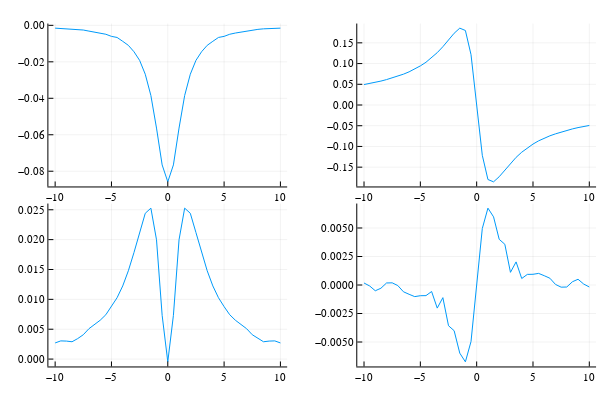

The notebook cell saved with this chart:
### Code cell
plot1=Plots.plot(detunings,obs1)
plot2=Plots.plot(detunings,obs2)
plot3=Plots.plot(detunings,obs3)
plot4=Plots.plot(detunings,obs4)
Plots.plot(plot1, plot2, plot3, plot4, layout = (2, 2), legend = false)

### Figure 1 — Plotly figure (JSON) as saved in the notebook; plotly's stock layout.template omitted (floating-point values rounded to 4 significant figures)
{"data": [{"colorbar": {"title": ""}, "legendgroup": "y1", "line": {"color": "rgba(0, 154, 250, 1.000)", "dash": "solid", "shape": "linear", "width": 1}, "mode": "lines", "name": "y1", "showlegend": true, "type": "scatter", "x": [-10, -9.5, -9, -8.5, -8, -7.5, -7, -6.5, -6, -5.5, -5, -4.5, -4, -3.5, -3, -2.5, -2, -1.5, -1, -0.5, 0, 0.5, 1, 1.5, 2, 2.5, 3, 3.5, 4, 4.5, 5, 5.5, 6, 6.5, 7, 7.5, 8, 8.5, 9, 9.5, 10], "xaxis": "x1", "y": [-0.001545, -0.001744, -0.001846, -0.001923, -0.00221, -0.002569, -0.003161, -0.003661, -0.004219, -0.004892, -0.006052, -0.006644, -0.008764, -0.01097, -0.01448, -0.01921, -0.0268, -0.03848, -0.05634, -0.07652, -0.08582, -0.07652, -0.05634, -0.03848, -0.0268, -0.01921, -0.01448, -0.01097, -0.008764, -0.006644, -0.006052, -0.004892, -0.004219, -0.003661, -0.003161, -0.002569, -0.00221, -0.001923, -0.001846, -0.001744, -0.001545], "yaxis": "y1", "zmax": null, "zmin": null}, {"colorbar": {"title": ""}, "legendgroup": "y1", "line": {"color": "rgba(0, 154, 250, 1.000)", "dash": "solid", "shape": "linear", "width": 1}, "mode": "lines", "name": "y1", "showlegend": true, "type": "scatter", "x": [-10, -9.5, -9, -8.5, -8, -7.5, -7, -6.5, -6, -5.5, -5, -4.5, -4, -3.5, -3, -2.5, -2, -1.5, -1, -0.5, 0, 0.5, 1, 1.5, 2, 2.5, 3, 3.5, 4, 4.5, 5, 5.5, 6, 6.5, 7, 7.5, 8, 8.5, 9, 9.5, 10], "xaxis": "x2", "y": [0.04939, 0.05187, 0.05454, 0.0577, 0.06133, 0.06528, 0.06962, 0.07438, 0.08, 0.08649, 0.09435, 0.1031, 0.1139, 0.1264, 0.1407, 0.1574, 0.1731, 0.1854, 0.1798, 0.1214, -6.18e-18, -0.1214, -0.1798, -0.1854, -0.1731, -0.1574, -0.1407, -0.1264, -0.1139, -0.1031, -0.09435, -0.08649, -0.08, -0.07438, -0.06962, -0.06528, -0.06133, -0.0577, -0.05454, -0.05187, -0.04939], "yaxis": "y2", "zmax": null, "zmin": null}, {"colorbar": {"title": ""}, "legendgroup": "y1", "line": {"color": "rgba(0, 154, 250, 1.000)", "dash": "solid", "shape": "linear", "width": 1}, "mode": "lines", "name": "y1", "showlegend": true, "type": "scatter", "x": [-10, -9.5, -9, -8.5, -8, -7.5, -7, -6.5, -6, -5.5, -5, -4.5, -4, -3.5, -3, -2.5, -2, -1.5, -1, -0.5, 0, 0.5, 1, 1.5, 2, 2.5, 3, 3.5, 4, 4.5, 5, 5.5, 6, 6.5, 7, 7.5, 8, 8.5, 9, 9.5, 10], "xaxis": "x3", "y": [0.002705, 0.003046, 0.003014, 0.002902, 0.003428, 0.00408, 0.005085, 0.005782, 0.006507, 0.007423, 0.008782, 0.01027, 0.01225, 0.01478, 0.01784, 0.02118, 0.02441, 0.02527, 0.01997, 0.007325, -0.000461, 0.007325, 0.01997, 0.02527, 0.02441, 0.02118, 0.01784, 0.01478, 0.01225, 0.01027, 0.008782, 0.007423, 0.006507, 0.005782, 0.005085, 0.00408, 0.003428, 0.002902, 0.003014, 0.003046, 0.002705], "yaxis": "y3", "zmax": null, "zmin": null}, {"colorbar": {"title": ""}, "legendgroup": "y1", "line": {"color": "rgba(0, 154, 250, 1.000)", "dash": "solid", "shape": "linear", "width": 1}, "mode": "lines", "name": "y1", "showlegend": true, "type": "scatter", "x": [-10, -9.5, -9, -8.5, -8, -7.5, -7, -6.5, -6, -5.5, -5, -4.5, -4, -3.5, -3, -2.5, -2, -1.5, -1, -0.5, 0, 0.5, 1, 1.5, 2, 2.5, 3, 3.5, 4, 4.5, 5, 5.5, 6, 6.5, 7, 7.5, 8, 8.5, 9, 9.5, 10], "xaxis": "x4", "y": [0.0001753, -8.556e-05, -0.0005042, -0.0002848, 0.0001768, 0.0001896, -4.93e-05, -0.0005944, -0.0008142, -0.001018, -0.0009395, -0.0009307, -0.0005701, -0.002027, -0.00111, -0.003572, -0.004007, -0.005978, -0.006741, -0.004955, 1.041e-17, 0.004955, 0.006741, 0.005978, 0.004007, 0.003572, 0.00111, 0.002027, 0.0005701, 0.0009307, 0.0009395, 0.001018, 0.0008142, 0.0005944, 4.93e-05, -0.0001896, -0.0001768, 0.0002848, 0.0005042, 8.556e-05, -0.0001753], "yaxis": "y4", "zmax": null, "zmin": null}], "layout": {"annotations": [], "height": 400, "margin": {"b": 20, "l": 0, "r": 0, "t": 20}, "paper_bgcolor": "rgba(255, 255, 255, 1.000)", "plot_bgcolor": "rgba(255, 255, 255, 1.000)", "showlegend": false, "width": 600, "xaxis1": {"anchor": "y1", "domain": [0.08064, 0.4786], "gridcolor": "rgba(0, 0, 0, 0.100)", "gridwidth": 0.5, "linecolor": "rgba(0, 0, 0, 1.000)", "mirror": false, "range": [-10.6, 10.6], "showgrid": true, "showline": true, "showticklabels": true, "tickangle": 0, "tickcolor": "rgb(0, 0, 0)", "tickfont": {"color": "rgba(0, 0, 0, 1.000)", "family": "sans-serif", "size": 11}, "tickmode": "array", "ticks": "inside", "ticktext": ["−10", "−5", "0", "5", "10"], "tickvals": [-10, -5, 0, 5, 10], "title": "", "titlefont": {"color": "rgba(0, 0, 0, 1.000)", "family": "sans-serif", "size": 15}, "type": "-", "visible": true, "zeroline": false, "zerolinecolor": "rgba(0, 0, 0, 1.000)"}, "xaxis2": {"anchor": "y2", "domain": [0.5955, 0.9934], "gridcolor": "rgba(0, 0, 0, 0.100)", "gridwidth": 0.5, "linecolor": "rgba(0, 0, 0, 1.000)", "mirror": false, "range": [-10.6, 10.6], "showgrid": true, "showline": true, "showticklabels": true, "tickangle": 0, "tickcolor": "rgb(0, 0, 0)", "tickfont": {"color": "rgba(0, 0, 0, 1.000)", "family": "sans-serif", "size": 11}, "tickmode": "array", "ticks": "inside", "ticktext": ["−10", "−5", "0", "5", "10"], "tickvals": [-10, -5, 0, 5, 10], "title": "", "titlefont": {"color": "rgba(0, 0, 0, 1.000)", "family": "sans-serif", "size": 15}, "type": "-", "visible": true, "zeroline": false, "zerolinecolor": "rgba(0, 0, 0, 1.000)"}, "xaxis3": {"anchor": "y3", "domain": [0.08064, 0.4786], "gridcolor": "rgba(0, 0, 0, 0.100)", "gridwidth": 0.5, "linecolor": "rgba(0, 0, 0, 1.000)", "mirror": false, "range": [-10.6, 10.6], "showgrid": true, "showline": true, "showticklabels": true, "tickangle": 0, "tickcolor": "rgb(0, 0, 0)", "tickfont": {"color": "rgba(0, 0, 0, 1.000)", "family": "sans-serif", "size": 11}, "tickmode": "array", "ticks": "inside", "ticktext": ["−10", "−5", "0", "5", "10"], "tickvals": [-10, -5, 0, 5, 10], "title": "", "titlefont": {"color": "rgba(0, 0, 0, 1.000)", "family": "sans-serif", "size": 15}, "type": "-", "visible": true, "zeroline": false, "zerolinecolor": "rgba(0, 0, 0, 1.000)"}, "xaxis4": {"anchor": "y4", "domain": [0.5955, 0.9934], "gridcolor": "rgba(0, 0, 0, 0.100)", "gridwidth": 0.5, "linecolor": "rgba(0, 0, 0, 1.000)", "mirror": false, "range": [-10.6, 10.6], "showgrid": true, "showline": true, "showticklabels": true, "tickangle": 0, "tickcolor": "rgb(0, 0, 0)", "tickfont": {"color": "rgba(0, 0, 0, 1.000)", "family": "sans-serif", "size": 11}, "tickmode": "array", "ticks": "inside", "ticktext": ["−10", "−5", "0", "5", "10"], "tickvals": [-10, -5, 0, 5, 10], "title": "", "titlefont": {"color": "rgba(0, 0, 0, 1.000)", "family": "sans-serif", "size": 15}, "type": "-", "visible": true, "zeroline": false, "zerolinecolor": "rgba(0, 0, 0, 1.000)"}, "yaxis1": {"anchor": "x1", "domain": [0.5376, 0.9902], "gridcolor": "rgba(0, 0, 0, 0.100)", "gridwidth": 0.5, "linecolor": "rgba(0, 0, 0, 1.000)", "mirror": false, "range": [-0.08835, 0.0009835], "showgrid": true, "showline": true, "showticklabels": true, "tickangle": 0, "tickcolor": "rgb(0, 0, 0)", "tickfont": {"color": "rgba(0, 0, 0, 1.000)", "family": "sans-serif", "size": 11}, "tickmode": "array", "ticks": "inside", "ticktext": ["−0.08", "−0.06", "−0.04", "−0.02", "0.00"], "tickvals": [-0.08, -0.06, -0.04, -0.02, 0], "title": "", "titlefont": {"color": "rgba(0, 0, 0, 1.000)", "family": "sans-serif", "size": 15}, "type": "-", "visible": true, "zeroline": false, "zerolinecolor": "rgba(0, 0, 0, 1.000)"}, "yaxis2": {"anchor": "x2", "domain": [0.5376, 0.9902], "gridcolor": "rgba(0, 0, 0, 0.100)", "gridwidth": 0.5, "linecolor": "rgba(0, 0, 0, 1.000)", "mirror": false, "range": [-0.1966, 0.1966], "showgrid": true, "showline": true, "showticklabels": true, "tickangle": 0, "tickcolor": "rgb(0, 0, 0)", "tickfont": {"color": "rgba(0, 0, 0, 1.000)", "family": "sans-serif", "size": 11}, "tickmode": "array", "ticks": "inside", "ticktext": ["−0.15", "−0.10", "−0.05", "0.00", "0.05", "0.10", "0.15"], "tickvals": [-0.15, -0.1, -0.05, 0, 0.05, 0.1, 0.15], "title": "", "titlefont": {"color": "rgba(0, 0, 0, 1.000)", "family": "sans-serif", "size": 15}, "type": "-", "visible": true, "zeroline": false, "zerolinecolor": "rgba(0, 0, 0, 1.000)"}, "yaxis3": {"anchor": "x3", "domain": [0.03762, 0.4902], "gridcolor": "rgba(0, 0, 0, 0.100)", "gridwidth": 0.5, "linecolor": "rgba(0, 0, 0, 1.000)", "mirror": false, "range": [-0.001233, 0.02604], "showgrid": true, "showline": true, "showticklabels": true, "tickangle": 0, "tickcolor": "rgb(0, 0, 0)", "tickfont": {"color": "rgba(0, 0, 0, 1.000)", "family": "sans-serif", "size": 11}, "tickmode": "array", "ticks": "inside", "ticktext": ["0.000", "0.005", "0.010", "0.015", "0.020", "0.025"], "tickvals": [0, 0.005, 0.01, 0.015, 0.02, 0.025], "title": "", "titlefont": {"color": "rgba(0, 0, 0, 1.000)", "family": "sans-serif", "size": 15}, "type": "-", "visible": true, "zeroline": false, "zerolinecolor": "rgba(0, 0, 0, 1.000)"}, "yaxis4": {"anchor": "x4", "domain": [0.03762, 0.4902], "gridcolor": "rgba(0, 0, 0, 0.100)", "gridwidth": 0.5, "linecolor": "rgba(0, 0, 0, 1.000)", "mirror": false, "range": [-0.007145, 0.007145], "showgrid": true, "showline": true, "showticklabels": true, "tickangle": 0, "tickcolor": "rgb(0, 0, 0)", "tickfont": {"color": "rgba(0, 0, 0, 1.000)", "family": "sans-serif", "size": 11}, "tickmode": "array", "ticks": "inside", "ticktext": ["−0.0050", "−0.0025", "0.0000", "0.0025", "0.0050"], "tickvals": [-0.005, -0.0025, 0, 0.0025, 0.005], "title": "", "titlefont": {"color": "rgba(0, 0, 0, 1.000)", "family": "sans-serif", "size": 15}, "type": "-", "visible": true, "zeroline": false, "zerolinecolor": "rgba(0, 0, 0, 1.000)"}}}
